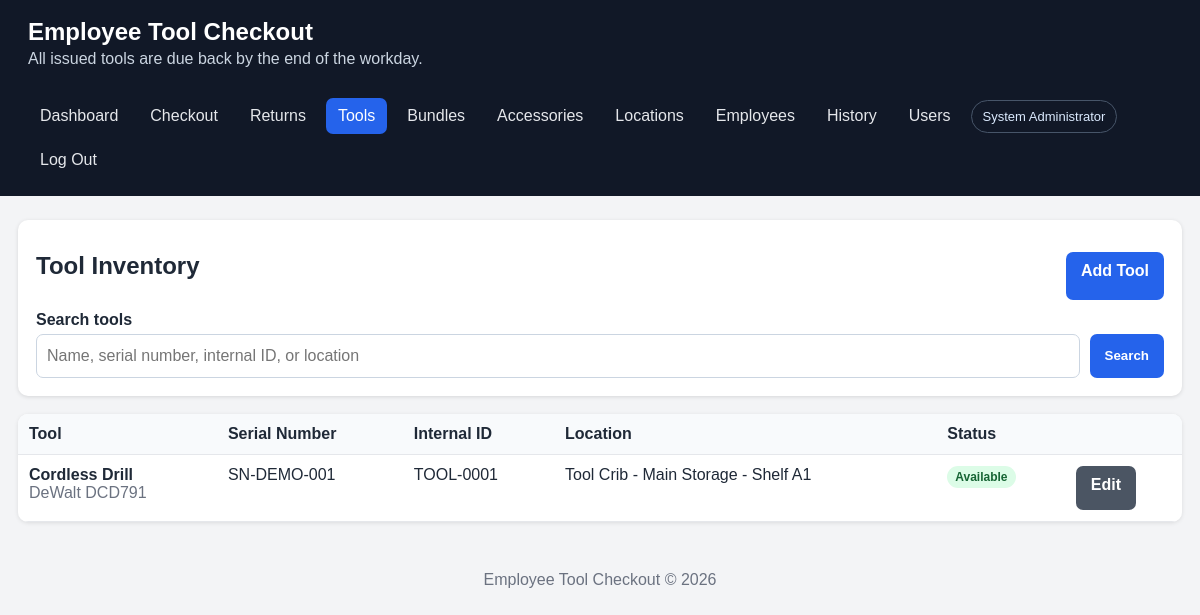
The page /tools.php (signed in) on the database its author committed.
### tables this page shows
CREATE TABLE IF NOT EXISTS tools (
    id INT UNSIGNED AUTO_INCREMENT PRIMARY KEY,
    tool_name VARCHAR(160) NOT NULL,
    category VARCHAR(100) NULL,
    manufacturer VARCHAR(100) NULL,
    model_number VARCHAR(100) NULL,
    serial_number VARCHAR(150) NOT NULL,
    internal_id VARCHAR(100) NOT NULL,
    location_id INT UNSIGNED NULL,
    tool_location VARCHAR(190) NOT NULL,
    status ENUM('available','checked_out','maintenance','retired') NOT NULL DEFAULT 'available',
    notes TEXT NULL,
    created_at DATETIME NOT NULL DEFAULT CURRENT_TIMESTAMP,
    UNIQUE KEY uq_tool_serial (serial_number), UNIQUE KEY uq_tool_internal (internal_id),
    CONSTRAINT fk_tool_location FOREIGN KEY (location_id) REFERENCES tool_locations(id) ON DELETE SET NULL
);

### includes/functions.php (called while the page is built, shortened)
<?php
function e(?string $value): string
{
    return htmlspecialchars($value ?? '', ENT_QUOTES, 'UTF-8');
}
function tool_status_label(string $status): string
{
    return match ($status) {
        'available' => 'Available',
        'checked_out' => 'Checked Out',
        'maintenance' => 'Maintenance',
        'retired' => 'Retired',
        default => ucfirst(str_replace('_', ' ', $status)),
    };
}

### tools.php (the view)
<?php require __DIR__.'/includes/header.php'; $q=trim($_GET['q']??''); $pdo=db();
if($q!==''){$s=$pdo->prepare('SELECT * FROM tools WHERE tool_name LIKE ? OR serial_number LIKE ? OR internal_id LIKE ? OR tool_location LIKE ? ORDER BY tool_name');$t='%'.$q.'%';$s->execute([$t,$t,$t,$t]);$rows=$s->fetchAll();}else{$rows=$pdo->query('SELECT * FROM tools ORDER BY tool_name,internal_id')->fetchAll();}
?>
<div class="card"><div class="actions" style="justify-content:space-between"><h2>Tool Inventory</h2><a class="button" href="tool_form.php">Add Tool</a></div><form method="get" class="search-row"><div><label>Search tools</label><input name="q" value="<?= e($q) ?>" placeholder="Name, serial number, internal ID, or location"></div><button>Search</button></form></div>
<div class="table-wrap" style="margin-top:18px"><table><thead><tr><th>Tool</th><th>Serial Number</th><th>Internal ID</th><th>Location</th><th>Status</th><th></th></tr></thead><tbody><?php foreach($rows as $r): ?><tr><td><strong><?= e($r['tool_name']) ?></strong><br><span class="muted"><?= e(trim(($r['manufacturer']??'').' '.($r['model_number']??''))) ?></span></td><td><?= e($r['serial_number']) ?></td><td><?= e($r['internal_id']) ?></td><td><?= e($r['tool_location']) ?></td><td><span class="badge <?= e($r['status']) ?>"><?= e(tool_status_label($r['status'])) ?></span></td><td><a class="button secondary" href="tool_form.php?id=<?= (int)$r['id'] ?>">Edit</a></td></tr><?php endforeach; ?></tbody></table></div>
<?php require __DIR__.'/includes/footer.php'; ?>

### assets/style.css (style rules this page uses)
:root { font-family: Arial, sans-serif; color: #1f2937; background: #f3f4f6; }
* { box-sizing: border-box; }
body { margin: 0; }
.card { background: white; border-radius: 10px; padding: 18px; box-shadow: 0 1px 4px rgba(0,0,0,.12); }
.card h2, .card h3 { margin-top: 0; }
label { display: block; font-weight: 700; margin: 11px 0 5px; }
input, select, textarea { width: 100%; padding: 10px; border: 1px solid #cbd5e1; border-radius: 7px; font: inherit; }
button, .button { display: inline-block; background: #2563eb; color: white; border: 0; border-radius: 7px; padding: 10px 15px; cursor: pointer; text-decoration: none; font-weight: 700; }
.button.secondary { background: #4b5563; }
.actions { display: flex; gap: 8px; flex-wrap: wrap; margin-top: 14px; }
table { width: 100%; border-collapse: collapse; background: white; }
th, td { padding: 11px; border-bottom: 1px solid #e5e7eb; text-align: left; vertical-align: top; }
th { background: #f8fafc; }
.table-wrap { overflow-x: auto; border-radius: 10px; box-shadow: 0 1px 4px rgba(0,0,0,.1); }
.badge { display: inline-block; padding: 4px 8px; border-radius: 999px; font-size: 12px; font-weight: 700; background: #e5e7eb; }
.badge.available, .badge.returned { background: #dcfce7; color: #166534; }
.search-row { display: grid; grid-template-columns: 1fr auto; gap: 10px; align-items: end; }
.muted { color: #6b7280; }
body { padding-bottom: env(safe-area-inset-bottom); }
button, .button, input, select, textarea { min-height: 44px; }

### rows shown on the page
tools: tool_name "Cordless Drill", manufacturer+model_number "DeWalt DCD791", serial_number "SN-DEMO-001", internal "TOOL-0001", tool_location "Tool Crib - Main Storage - Shelf A1", status "Available"

### other values the page prints
APP_NAME "Employee Tool Checkout"
current_user()['full_name'] "System Administrator"
